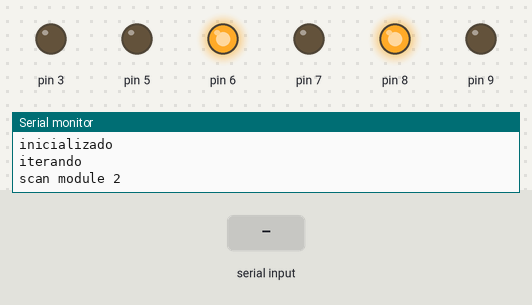
A sketch run on a simulated Arduino Uno, built with avr-gcc and run on an emulated ATmega328P. On the bench: output pins drawn as LEDs (lit = HIGH), the last lines printed to the serial monitor. The test bench sets the inputs (shaded band). The modem accepts every AT command (registered, SIM ready, sends succeed) and sends nothing else.

Above: at 6.8 s.
6.9 s: "708B76" received over the second serial link
9.4 s: "+INQ:98D3:32:708B76" received over the second serial link
11.9 s: "+INQ:98D3:32:708B76" received over the second serial link
At 13.8 s:
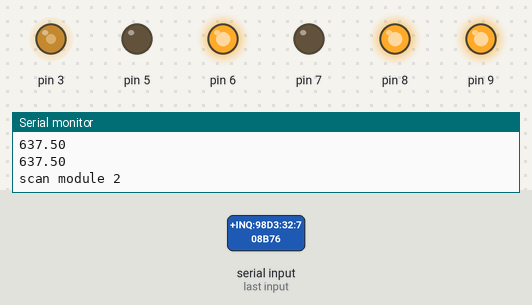
Timing chart, 0 to 15.3 s (numbered marks = the images above; inputs shaded):
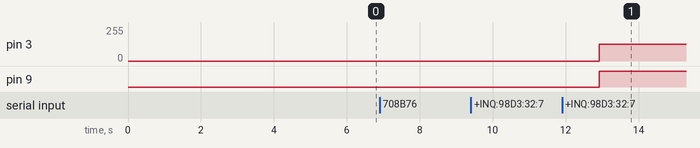

Measured:
- after the input at 11.9 s, pin 3: 0/255 → 125/255 after 1.0 s instead of 3.5 s; pin 9: LOW → HIGH after 1.0 s instead of 3.5 s

The sketch:

Codigo_final.ino
```cpp
#include <SoftwareSerial.h>
#include <PID_v1.h>

SoftwareSerial BT2(12, 13);   // Pines RX y TX del modulo 2
SoftwareSerial BT3(10, 11);   //Pines RX y TX del modulo 3


bool iterando = false; //Setup del bluetooth
bool serialBT2 = false; //Actualmente se trabaja en el modulo 2
bool serialBT3 = false; //Actualmente se trabaja en el modulo 3
String resBT2 = "";
String resBT3 = "";
double rssi2;
//int RSSI2;
double rssi3;
//int RSSI3;
long delta;
//----------------------------------------------------------
//Variables distancias
double SetpointDis, InputDis, OutputDis;
double Dis;
//Variables direccion
double SetpointDir, InputDir, OutputDir;
double Dir;
// Constantes PID Direccion y Distancia
double KpDir=2, KiDir=5, KdDir=1;
double KpDis=2,KiDis=5,KdDis=1;

//Variables Intensidad de Señal
double IR,IL;
//Distancia minima para activar diferencia de direccion
float MinDir=5;

//Variables de potencia
double POWL;
double POWR;

//PID Distancia
PID DIS(&InputDis, &OutputDis, &SetpointDis, KpDis, KiDis, KdDis, DIRECT);

//PID Direccion
PID DIR(&InputDir, &OutputDir, &SetpointDir, KpDir, KiDir, KdDir, DIRECT);
//--------------------------------------------------------------------------
long funcionDani(String Signal){
  String resultado;
    if (Signal.substring(13,19) == "708B76"){
      resultado=Signal.substring(22,26);
    }
    //Serial.println(resultado);
    long Rssi = hexToDec(resultado);
    return Rssi;
  }

long hexToDec(String hexString) {
  long decValue = 0;
  int nextInt;
  for (int i = 0; i < hexString.length(); i++) {
    nextInt = int(hexString.charAt(i));

    if (nextInt >= 48 && nextInt <= 57) nextInt = map(nextInt, 48, 57, 0, 9);

    if (nextInt >= 65 && nextInt <= 70) nextInt = map(nextInt, 65, 70, 10, 15);

    if (nextInt >= 97 && nextInt <= 102) nextInt = map(nextInt, 97, 102, 10, 15);

    nextInt = constrain(nextInt, 0, 15);
    decValue = (decValue * 16) + nextInt;

  }
  return decValue;
}


void setup() {
  //------------------------------------------------
  pinMode(9,OUTPUT);
  pinMode(8,OUTPUT);
  pinMode(7,OUTPUT);
  pinMode(6,OUTPUT);
  pinMode(5,OUTPUT);
  pinMode(3,OUTPUT);

  //Inicialización PID
  IL=10;
  IR=10;
  InputDir=IL-IR;
  InputDis=(IL + IR)/2;
  SetpointDir=0;//dIRECCION
  SetpointDis=65460.0;//dISTANCIA
  //Encender PID
  DIS.SetMode(AUTOMATIC);
  DIR.SetMode(AUTOMATIC);


  //Puente H
  digitalWrite(8,HIGH);
  digitalWrite(7,LOW);
  digitalWrite(6,HIGH);
  digitalWrite(5,LOW);


  BT2.begin(38400); //Inicializa modulo numero 2

  BT3.begin(38400); //Inicializa modulo numero 3

  Serial.begin(9600); //Inicializa puerto serial

  Serial.print("setpointDIS = "); Serial.println(SetpointDis);

  while (!Serial)
  {
    ;
  }
}

void loop() {
  if (!iterando){   //Setup de ambos modulos bluetooth
    Serial.println("inicializando");

    BT2.write("at+reset\r\n");
    delay(500);
    BT2.write("at+role=1\r\n");
    delay(500);
    BT2.write("at+iac=9e8b33\r\n");
    delay(500);
    BT2.write("at+class=0\r\n");
    delay(500);
    BT2.write("at+inqm=1,2,3\r\n");
    delay(500);
    BT2.write("at+init\r\n");
    delay(500);

    BT3.write("at+reset\r\n");
    delay(500);
    BT3.write("at+role=1\r\n");
    delay(500);
    BT3.write("at+iac=9e8b33\r\n");
    delay(500);
    BT3.write("at+class=0\r\n");
    delay(500);
    BT3.write("at+inqm=1,2,3\r\n");
    delay(500);
    BT3.write("at+init\r\n");
    delay(500);

    Serial.println("inicializado");
    iterando = true;
    Serial.println("iterando");
  }

  if (iterando){     //Iteracion de ambos bluetooth para obtener rssi
    serialBT2 = true;

    if(serialBT2){
      BT2.listen();
      resBT2 = "";
      BT2.write("at+inq\r\n");
      Serial.println("scan module 2");
      float tiempo = 0.0;
      while (tiempo < 1){
        resBT2 = BT2.readString();
        if (resBT2 == ""){
          delay(1);
          tiempo = tiempo + 0.1*2;
        }
        else if (resBT2.substring(0,19) == "+INQ:98D3:32:708B76"){
          Serial.print(resBT2);
          rssi2 = funcionDani(resBT2);    //Funcion que recibe el string y devuelve el rssi2
          //Serial.println(resBT2.substring(22,26));
          tiempo = 1;
        }
        else{
          Serial.print(resBT2);
          delay(1);
          tiempo = tiempo + 0.1*2;
        }
      }

      //Serial.println(rssi2);
      serialBT2 = false;
    }
    serialBT3 = true;

    if(serialBT3){
      BT3.listen();
      resBT3 = "";
      BT3.write("at+inq\r\n");
      Serial.println("scan module 3");
      float tiempo = 0.0;
      while (tiempo < 1){
        resBT3 = BT3.readString();
        if (resBT3 == ""){
          delay(1);
          tiempo = tiempo + 0.1*2;
        }
        else if (resBT3.substring(0,19) == "+INQ:98D3:32:708B76"){
          Serial.print(resBT3);
          rssi3 = funcionDani(resBT3);    //Funcion que recibe el string y devuelve el rssi2
          //Serial.println(resBT3.substring(22,26));
          tiempo = 1;
        }
        else{
          Serial.print(resBT3);
          delay(1);
          tiempo = tiempo + 0.1*2;
        }
      }

      //Serial.println(rssi3);
      serialBT3 = false;
    }
      long ajuste = 10;
      delta = rssi3 - rssi2 - ajuste;
      Serial.print("RSSI 2 = "); Serial.println(rssi2);
      Serial.print("RSSI 3 = "); Serial.println(rssi3);
      //Serial.print("delta = "); Serial.println(delta);

    //RSSI2 = rssi2;
    //RSSI3 = rssi3;
    //Serial.print("RSSI2 = "); Serial.println(RSSI2);
    //Serial.print("RSSI3 = "); Serial.println(RSSI3);
  }


 //PID
 IL=rssi2;
 //Serial.println(IL);
 //Serial.println(pow(IL,2.0));
 IR=rssi3;
 //Serial.println(IR);
 //Serial.println(pow(IR,2.0));
 InputDir=IL-IR;
 InputDis= (IL + IR)/2;
 Serial.print("inputDis = "); Serial.println(InputDis);

 DIS.Compute();
 DIR.Compute();

 POWL=OutputDis*10/4;
 POWR=POWL;

 if(abs(OutputDir)>MinDir){
  POWR=POWR+OutputDir;
  POWL=POWL-OutputDir;
 }
  Serial.println(POWL);
  Serial.println(POWR);
  analogWrite(9,POWL);
  analogWrite(3,POWR);

}
//Modulo 3 tiene mejor sensibilidad que modulo 2
```
